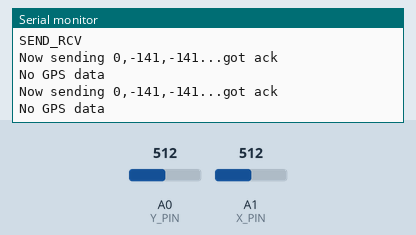
Bench run of a sketch on a simulated Arduino Uno, built with avr-gcc and run on an emulated ATmega328P. Shown: the last lines printed to the serial monitor. The inputs (shaded band) are chosen by the test bench; at power-on: A0 (Y_PIN) = 512, A1 (X_PIN) = 512. No radio packets arrive unless stated.

Above: at 4.2 s.
4.3 s: A0 (Y_PIN) set to 667
At 5.2 s:
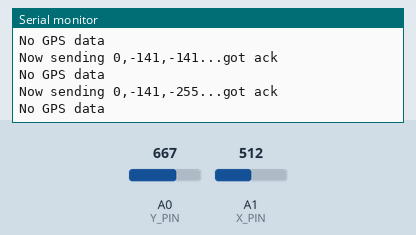
5.8 s: A0 (Y_PIN) set to 643
At 6.3 s:
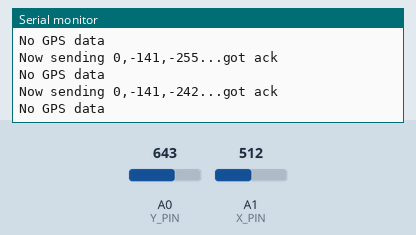
Timing chart, 0 to 8.8 s (numbered marks = the images above; inputs shaded):
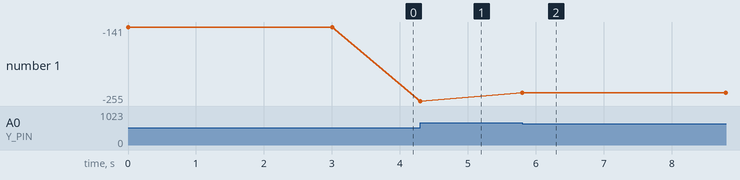

The sketch:

nrf24_joy_send_rcv.ino
```cpp
 /*
* Getting Started example sketch for nRF24L01+ radios
* This is a very basic example of how to send data from one node to another
* Updated: Dec 2014 by TMRh20
*/

#include <Wire.h>

#include <RF24_config.h>
#include <nRF24L01.h>
#include <SPI.h>
#include <SoftwareSerial.h>
#include "RF24.h"

#include "joydata.h"
#include "gpsdata.h"

// set these so that x and y are according to you
// setup. Swap if needed.
#define X_PIN 1
#define Y_PIN 0

// find these by printing the values read on
// analog pin and printing them while moving the
// joystick to each 4 direction
// Note: these are for when joystick is attached to 3.3v

#define JOY_LEFT_VALUE 660
#define JOY_RIGHT_VALUE 0
#define JOY_UP_VALUE 0
#define JOY_DOWN_VALUE 660

RF24 radio(9, 10);
byte addresses[][6] = { "1Node", "2Node" };

JoyData joyData;

// time to wait to ping bot even if no joy changes
#define PING_TIME 3000
unsigned long lastMillis = 0;

#define DEBUG_SERIAL Serial
#define DEBUG_SERIAL_BAUD 115200

void setup()
{
    DEBUG_SERIAL.begin(DEBUG_SERIAL_BAUD);
    DEBUG_SERIAL.println(F("SEND_RCV"));

    joyData.bid = 0;
    joyData.X = 0;
    joyData.Y = 0;

    radio.begin();
	radio.setAutoAck(true);
	radio.enableAckPayload();
	radio.setPayloadSize(sizeof(GpsData));
    radio.setRetries(15, 15);
    radio.setPALevel(RF24_PA_LOW);
	radio.setDataRate(RF24_2MBPS);

    radio.openWritingPipe(addresses[0]);
    radio.stopListening();
}


void displayBuffer(char* buffer)
{
    DEBUG_SERIAL.print(F("Buffer: "));
    DEBUG_SERIAL.println(buffer);
}

void send(JoyData& data)
{
	DEBUG_SERIAL.print(F("Now sending "));
    printJoyData(data, DEBUG_SERIAL);
    DEBUG_SERIAL.print("...");

	if (radio.write(&data, sizeof(data)))
	{
		DEBUG_SERIAL.println(F("got ack"));
	}
	else
	{
		DEBUG_SERIAL.println(F("no ack"));
	}
}

bool read(GpsData& gpsData)
{
	if (!radio.isAckPayloadAvailable())
	{
		DEBUG_SERIAL.println(F("No GPS data"));
		return false;
	}

	radio.read(&gpsData, sizeof(gpsData));
	DEBUG_SERIAL.print(F("GPS: "));
    printlnGpsData(gpsData, DEBUG_SERIAL);
	return true;
}


void loop()
{
    int ax = analogRead(X_PIN);
    int ay = analogRead(Y_PIN);

    //DEBUG_SERIAL.print(ax);
    //DEBUG_SERIAL.print(" ");
    //DEBUG_SERIAL.println(ay);

    int x = map(ax, JOY_LEFT_VALUE, JOY_RIGHT_VALUE, -255, 255);
    int y = map(ay, JOY_DOWN_VALUE, JOY_UP_VALUE, -255, 255);

    JoyData newData{ 0, x, y };
    //printlnJoyData(newData, DEBUG_SERIAL);

    clampJoyData(newData, -255, 255);
    zeroDeadZoneJoyData(newData, 20);

    unsigned long m = millis();
    unsigned long d = m - lastMillis;
    if (joyData.Y != newData.Y || joyData.X != newData.X || d >= PING_TIME)
    {
        lastMillis = m;
        joyData.X = newData.X;
        joyData.Y = newData.Y;
        send(joyData);

        GpsData gpsData;
        read(gpsData);
    }
}
```

gpsdata.h
```cpp
#pragma once

#include <Arduino.h>

typedef struct _GpsData
{
	// bot id
	int bid;
	// whether gps data is valid
	int valid;
	// longtitude from -180 to 180
	float lon;
	// latitude from -90 to 90
	float lat;
} GpsData;

void printGpsData(GpsData& gpsData, Print& print)
{
	print.print(gpsData.bid);
	print.print(",");
	print.print(gpsData.valid);
	print.print(",");
	print.print(gpsData.lon);
	print.print(",");
	print.print(gpsData.lat);
}

void printlnGpsData(GpsData& gpsData, Print& print)
{
	printGpsData(gpsData, print);
	print.println();
}

size_t jsonSerializeGpsData(GpsData &gpsData, char* buffer, size_t bufferSize)
{
	if (!gpsData.valid)
	{
		return 0;
	}

	StaticJsonBuffer<255> jsonBuffer;
	JsonObject& root = jsonBuffer.createObject();

	JsonObject& gps = root.createNestedObject("gps");
	gps["bid"] = gpsData.bid;
	gps["valid"] = gpsData.valid;
	gps["lng"] = gpsData.lon;
	gps["lat"] = gpsData.lat;

	return gps.printTo(buffer, bufferSize);
}
```

joydata.h
```cpp
#pragma once

#include <Arduino.h>
#include <ArduinoJson.h>

typedef struct _JoyData
{
    // bot id
    int bid;
    // Joy-X value from -255 to 255
    int X;
    // Joy-Y value from -255 to 255
    int Y;
} JoyData;

void printJoyData(JoyData& joyData, Print& print)
{
    print.print(joyData.bid);
    print.print(F(","));
    print.print(joyData.X);
    print.print(F(","));
    print.print(joyData.Y);
}

void printlnJoyData(JoyData& joyData, Print& print)
{
    printJoyData(joyData, print);
    print.println();
}

bool jsonDeserializeJoyData(char* data, JoyData& joyData)
{
    StaticJsonBuffer<255> jsonBuffer;
    JsonObject& root = jsonBuffer.parseObject(data);
    if (!root.success())
    {
        return false;
    }
    joyData.bid = root["bid"];
    joyData.X = root["x"];
    joyData.Y = root["y"];
    return true;
}

void zeroDeadZoneJoyData(JoyData& joyData, int deadZone)
{
    if (abs(joyData.X) <= deadZone)
    {
        joyData.X = 0;
    }

    if (abs(joyData.Y) <= deadZone)
    {
        joyData.Y = 0;
    }
}

void clampJoyData(JoyData& joyData, int min, int max)
{
    if (joyData.X < min)
    {
        joyData.X = min;
    }

    if (joyData.X > max)
    {
        joyData.X = max;
    }

    if (joyData.Y < min)
    {
        joyData.Y = min;
    }

    if (joyData.Y > max)
    {
        joyData.Y = max;
    }
}
```

Measured:
- after the input at 4.3 s, the serial monitor: prints a new line at once (image 1)
- after the input at 5.8 s, the serial monitor: prints a new line at once (image 2)
- plotted number 1: -141 → -255 after the input at 4.3 s, -255 → -242 after the input at 5.8 s
